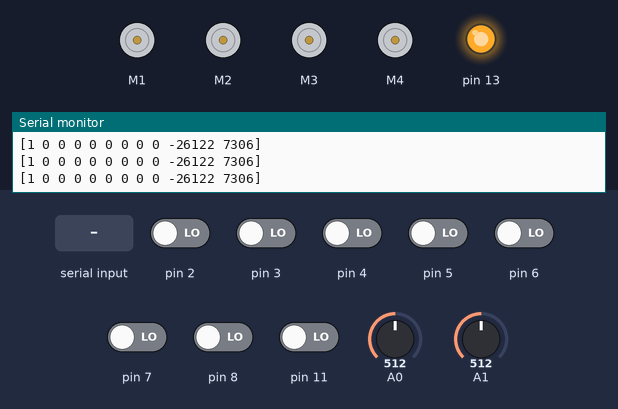
Bench run of a sketch on a simulated Arduino Uno, built with avr-gcc and run on an emulated ATmega328P. On the bench: 4 × DC motor (green arrow = forward, orange = backward, longer = faster), output pins drawn as LEDs (lit = HIGH), the last lines printed to the serial monitor. The test bench sets the inputs (shaded band); at power-on: pin 2–8, pin 11 LOW, A0 = 512, A1 = 512.

Above: at 1.2 s.
1.3 s: "[90 45 200 10]\n" received over Serial
At 1.55 s:
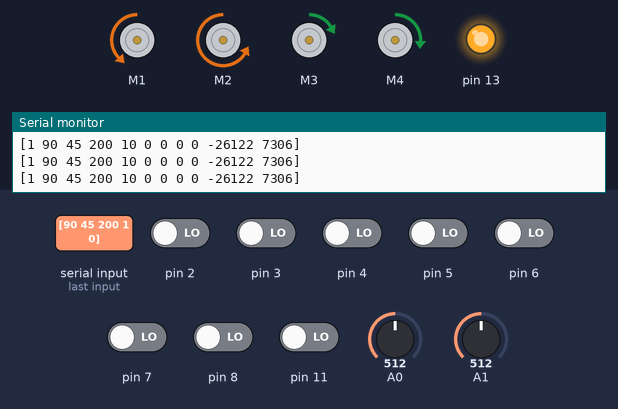
3.3 s: A0 set to 0
Timing chart, 0 to 6.3 s (numbered marks = the images above; inputs shaded):
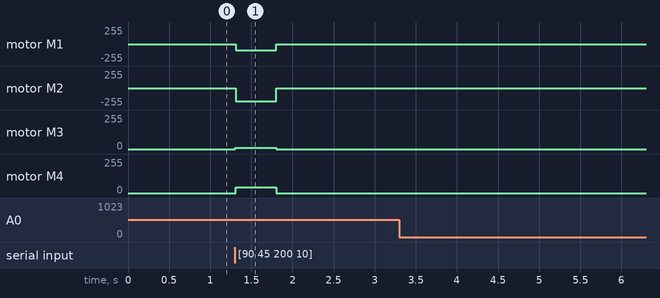

Measured:
- after the input at 1.3 s, motor M1: stopped → backward 90/255 at once, → stopped 0.49 s later; motor M2: stopped → backward 200/255 at once, → stopped 0.49 s later; motor M3: stopped → forward 10/255 at once, → stopped 0.50 s later; motor M4: stopped → forward 45/255 at once, → stopped 0.49 s later

The sketch:

DEV0001-base.ino
```cpp
/////////////////////
// ROSE DRIVE BASE //
/////////////////////

#include <Adafruit_MotorShield.h>
#include <string.h>
#include "utility/Adafruit_MS_PWMServoDriver.h"
#include <Wire.h>

#define DEV_ID 1
#define ramp_const 16 // Higher is faster

// Variables associated with buffers for serial comm
const int bufsize = 256;
const int safesize = bufsize / 2;
char buf[bufsize];
char msg[bufsize];
char wbuf[safesize];
unsigned long msecs;

// Mounting motorshield
Adafruit_MotorShield AFMS = Adafruit_MotorShield();
Adafruit_DCMotor *motors[4];

// Arrays that hold target and previous values for the motors
static int targetv[4];
static int prevv[4];

// Variables for reading in current and voltage values
int VRaw; //This will store our raw ADC data
int IRaw;
float VFinal; //This will store the converted data
float IFinal;
long int twelve_volt_voltage = 0;
long int twelve_volt_current = 0;

unsigned long timeout;

// QuadEncoder class set up to utilize the encoders
class QuadEncoder
{
	public:
		long pos;
		bool reversed;
		char pin[2];
		int motor;

		QuadEncoder()
		{
			reset();
		}

		// Attach quadencoder based on two input pins on digital IO
		void attach(int pin1, int pin2, int m)
		{
			pin[0] = pin1;
			pin[1] = pin2;
			pinMode(pin[0], INPUT);
			pinMode(pin[1], INPUT);
			pin_state[0] = digitalRead(pin[0]) == HIGH;
			pin_state[1] = digitalRead(pin[1]) == HIGH;
			motor = m;
		}

		// Read values from input pins
		long long read()
		{
			update();
			return pos;
		}

		// Reset QuadEncoder instance
		void reset()
		{
			pin[0] = 0;
			pin[1] = 0;
			pos = 0;
			velocity = 1;
			reversed = false;
			pin_state[0] = 0;
			pin_state[1] = 0;
		}

		// Reset encoder values back to 0
		void reset_pos()
		{
			pos = 0;
		}

	private:
		char pin_state[2];
		long long velocity;
		int prev_state;

		// Private update method to read and interpolate quadencoder data
		void update()
		{
			// FSM : reg :: 00 01 11 10 		(0 -> 1 -> 2 -> 3)
			//     : rev :: 10 11 01 00 		(3 -> 2 -> 1 -> 0)

			char new_state[2] = { digitalRead(pin[0]) == HIGH, digitalRead(pin[1]) == HIGH };
			char delta_state[2] = { new_state[0] != pin_state[0], new_state[1] != pin_state[1] };
			int state;
			int diff;

			if 		(new_state[0] == 0 && new_state[1] == 0) { state = 0; }
			else if (new_state[0] == 0 && new_state[1] == 1) { state = 1; }
			else if (new_state[0] == 1 && new_state[1] == 1) { state = 2; }
			else if (new_state[0] == 1 && new_state[1] == 0) { state = 3; }

			// If motor is moving backwards, then move encoder backwards
			if (prevv[motor] < 0)
			{
				diff = state - prev_state;
				if (diff > 0)
				{
					diff = diff - 4;
				}

				pos += diff;
			}

			// If motor is moving forwards, then move encoder forwards
			else if (prevv[motor] > 0)
			{
				diff = state - prev_state;
				if (diff < 0)
				{
					diff = diff + 4;
				}

				pos += diff;
			}

			// If motor is not moving, then predict which direction it is moving in
			else if (prevv[motor] == 0)
			{
				if (delta_state[0] && delta_state[1])
				{
					pos += velocity * 2 * (reversed ? -1 : 1);
				}

				else if (delta_state[1])
				{
					velocity = (new_state[0] == new_state[1]) ? -1 : 1;
					pos += velocity * (reversed ? -1 : 1);
				}

				else if (delta_state[0])
				{
					velocity = (new_state[0] == new_state[1]) ? 1 : -1;
					pos += velocity * (reversed ? -1 : 1);
				}

				pin_state[0] = new_state[0];
				pin_state[1] = new_state[1];
			}

			prev_state = state;
		}
};

// Arrays to hold data associated with the encoders
QuadEncoder encoders[4];
long encoder_values[4];

// Limit values of 'x' between a certain range (a < x < b)
int limit(int x, int a, int b)
{
	if 		(x > b)	{ return b; }
	else if (x < a)	{ return a; }
	else 			{ return x; }
}

// Ramps motor based on ramp_const
int rampmotor(int curr, int target)
{
	int delta = target - curr;
	delta = limit(delta, -ramp_const, ramp_const);
	curr = limit(curr + delta, -255, 255);
	return curr;
}

// Assigns velocity values to motors
void setmotors(int leftFront, int rightFront, int leftBack, int rightBack)
{
	// Determine whether motor assignments need to be forward or backward
	bool negative[4] = {rightFront < 0, leftFront < 0, leftBack < 0, rightBack < 0};

	// Limit values to be assigned within acceptable range (0 - 255)
	rightFront	= limit(abs(rightFront),	0, 255);
	leftFront	= limit(abs(leftFront),		0, 255);
	leftBack	= limit(abs(leftBack),		0, 255);
	rightBack	= limit(abs(rightBack),		0, 255);

	// Set motors to correct directions
	for (int i = 0; i < 4; i++)
	{
	if (negative[i])
		{
			motors[i]->run(BACKWARD);
		}
		else
		{
			motors[i]->run(FORWARD);
		}
	}

	// Set motors to assigned values
	motors[0]->setSpeed(rightFront);
	motors[1]->setSpeed(leftFront);
	motors[2]->setSpeed(leftBack);
	motors[3]->setSpeed(rightBack);
}

// Initial set up (attach motors & begin serial comm)
void setup()
{
	// Set status LED to OUTPUT and HIGH
	pinMode(13, OUTPUT);
	digitalWrite(13, HIGH);

	// Attach motors to motor array
	for (int i = 0; i < 4; i++)
	{
		motors[i] = AFMS.getMotor(i+1);
	}

	// Attach encoders (pin0, pin1, motor)
	encoders[0].attach(2, 3, 2);
	encoders[1].attach(4, 5, 3);
	encoders[2].attach(6, 7, 0);
	encoders[3].attach(8, 11, 1);

	// Start motorshield & serial comm
	AFMS.begin();
	setmotors(0, 0, 0, 0);
	Serial.begin(57600);
	msecs = millis();
	timeout = millis();
}

void loop()
{
  // timeout = millis();
	// See if there are any available bytes to be read over serial comm
	int nbytes = 0;
	if ((nbytes = Serial.available()))
	{
		// Read + attach null byte to read string
		int obytes = strlen(buf);
		Serial.readBytes(&buf[obytes], nbytes);
		buf[nbytes + obytes] = '\0';

		// Resize read string just in case
		if (strlen(buf) > safesize)
		{
			memmove(buf, &buf[strlen(buf) - safesize], safesize);
			buf[safesize] = '\0';
		}

		char *s, *e;

		// Check for encoder reset
		if (strstr(buf, "[reset]\n") != NULL)
		{
			e[0] = '\0';
			memmove(buf, &e[1], strlen(&e[1]) + sizeof(char));

			for (int i = 0; i < 4; i++)
			{
				encoders[i].reset_pos();
			}
		}

		// Otherwise extract possible message
		else
		{
			if ((e = strchr(buf, '\n')))
			{
				e[0] = '\0';
				if ((s = strrchr(buf, '[')))
				{
					// Parse string being read
					// Left front, right front, left back, right back
					sscanf(s, "[%d %d %d %d]\n", &targetv[1], &targetv[3], &targetv[0], &targetv[2]);
                    timeout = millis();
				}
				memmove(buf, &e[1], strlen(&e[1]) + sizeof(char));
			}
		}
	}

	// EMERGENCY STOP: MASTER COMM LOST (for testing turn this off)
	if (millis() - timeout > 500)
	{
		// After .5 seconds, stop the robot
		memset(targetv, 0, sizeof(int) * 4);
		memset(prevv, 0, sizeof(int) * 4);
		setmotors(0, 0, 0, 0);
		timeout = millis();
	}

	// Ramp motors values, and determine next value to set
	for (int i = 0; i < 4; i++)
	{
		prevv[i] = rampmotor(prevv[i], targetv[i]);
	}

	// Assign determined values to motors
	setmotors(-prevv[0], -prevv[1], prevv[2], prevv[3]);

	// Read encoder values
	for (int i = 0; i < 4; i++)
	{
		encoder_values[i] = encoders[i].read();
	}

	// Read voltage and current
	VRaw = analogRead(A0);
	IRaw = analogRead(A1);

	VFinal = (float)(VRaw) / 12.99;
	IFinal = (float)(IRaw) / 3.7;

	twelve_volt_voltage = (int)(VFinal * 1000);
	twelve_volt_current = (int)(IFinal * 1000);

	// Send back data over serial every 100ms
	if (millis() - msecs > 100)
	{
		sprintf(wbuf, "[%d %d %d %d %d %ld %ld %ld %ld %ld %ld]\n",
				DEV_ID,
				prevv[1],
				prevv[3],
				prevv[0],
				prevv[2],
				encoder_values[3],
				encoder_values[1],
				encoder_values[2],
				encoder_values[0],
				twelve_volt_voltage,
				twelve_volt_current);
		Serial.print(wbuf);
		msecs = millis();
	}
}
```
